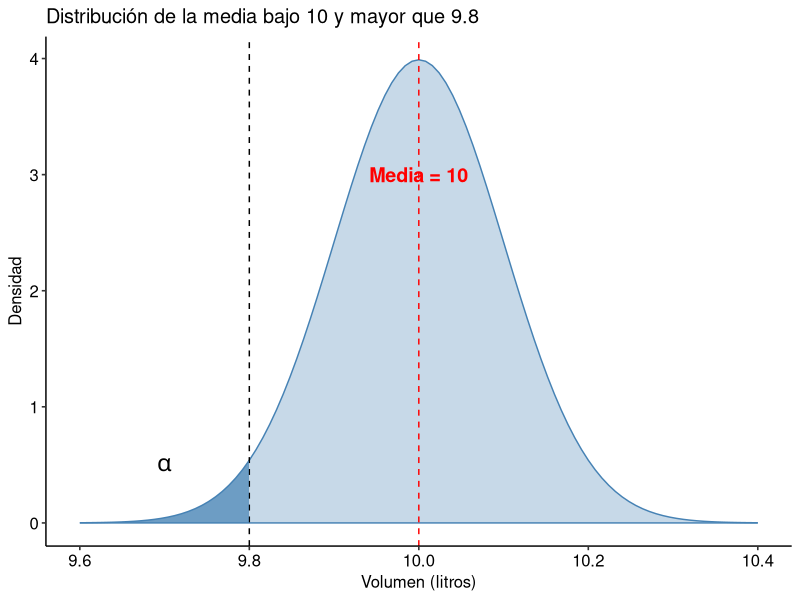

This chart was generated by the following R code: (Note: this script raises an error after producing the figure.)
## ---- chunk 1

library(tidyr)
library(dplyr)
library(ggplot2)
library(gridExtra)
library(ggpubr)
## ---- chunk 2

desv_est <- 1

media <- 10

muestra_total <- 100

muestra1 <- 50 # maquina antigua

muestra2 <- 50 # maquina moderna
## ---- chunk 3
# VOLUMEN MEDIO <= 10
# media < 9,8 -> RECHAZA H0
# ---------------------------------------
# 1.-  calcular la probabilidad de cometer un error tipo I
# 2.-  rechazar la hipótesis nula (H0: mu = 10) cuando en realidad es verdadera.
# 3.-  rechazar H0 si la media muestral es menor a 9.8 litros.
# 4.-  Graficar
# ---------------------------------------
# Parámetros:
# Error estándar
se1 <- desv_est / sqrt(muestra_total)
# Punto de corte para rechazar H0
corte <- 9.8

# ---------------------------------------
# PROBABILIDAD
# ---------------------------------------
# probabilidad acumulada hasta 9.8
# Cálculo de la probabilidad de error tipo I
prob_error_tipo_I <- pnorm(corte, mean = media, sd = se1, lower.tail = TRUE)
cat("LA PROBABILIDAD DE COMETER UN ERROR DEL TIPO I ES: \n")
prob_error_tipo_I
# ---------------------------------------
# GRÁFICO
# ---------------------------------------
# medias de la muestra para graficar (±4 errores estándar es decir que se1 vea aprox 99% del grafico)
# Valores para el gráfico
g_x_limites <- media + c(-4, 4) * se1

# Gráfico base
g <- ggplot() + xlim(g_x_limites) + 
  labs(x = "Volumen (litros)", y = "Densidad",
       title = "Distribución de la media bajo 10 y mayor que 9.8") + 
  theme_pubr()

# Distribución bajo H0 (media = 10)
dist_0 <- stat_function(fun = dnorm, geom = "area",
                        args = list(mean = media, sd = se1),
                        colour = "steelblue", fill = "steelblue", alpha = 0.3)

# Agregar líneas de referencia
g1 <- g + dist_0 +
  geom_vline(xintercept = media, colour = "red", linetype = "dashed") +
  geom_vline(xintercept = corte, colour = "black", linetype = "dashed")

# Colorear la región de rechazo de H0 (error tipo I)
g2 <- g1 + 
  stat_function(fun = dnorm, geom = "area",
                args = list(mean = media, sd = se1),
                xlim = c(g_x_limites[1], corte),
                fill = "steelblue", alpha = 0.7)

# Etiquetas para alfa
g3 <- g2 + 
  annotate("text", x = media, y = 3, 
           label = "Media = 10", color = "red", size = 5, fontface = "bold") +
  annotate("text", x = corte - 0.1, y = 0.5, 
           label = expression(alpha), parse = TRUE, color = "black", size = 6)

# Mostrar el gráfico
print(g3)
## ---- chunk 4

# PROB ERROR TIPO 2
n <- 50
d2 <- (9.85-media)/desv_est  # (media de muestra - media teorica) / desv. est.

resultado2 <- pwr.t.test(d=d2, n = n, sig.level = prob_error_tipo_I, type = "two.sample", alternative = "two.sided")
resultado2

beta <- 1 - resultado2$power
cat("EL VALOR BETA ES:\n")
beta

## ---- chunk 5
# Error estándar
se2 <- desv_est / sqrt(n)

# Valores críticos de la hipótesis nula
z_critico_inferior <- qnorm(prob_error_tipo_I/2, mean = media, sd = se2, lower.tail = TRUE)
z_critico_superior <- qnorm(prob_error_tipo_I/2, mean = media, sd = se2, lower.tail = FALSE)

# Gráfico base
g_x_limites <- media + c(-6.9, 5) * se2
g <- ggplot() + xlim(g_x_limites) + 
  labs(x = "Volumen (litros)", y = "Densidad",
       title = "Distribución muestral de las medias") + 
  theme_pubr()

# Distribución bajo H0 (media = 10)
dist_0 <- stat_function(fun = dnorm, geom = "area",
                        args = list(mean = media, sd = se2),
                        colour = "steelblue", fill = "steelblue", alpha = 0.1)

# Distribución bajo la media real (media = 9.85)
dist_v <- stat_function(fun = dnorm, geom = "area",
                        args = list(mean = 9.85, sd = se2),
                        colour = "red", fill = "red", alpha = 0.1)

# Agregar líneas de referencia
g1 <- g + dist_0 + dist_v +
  geom_vline(xintercept = media, colour = "steelblue") +
  geom_vline(xintercept = 9.85, colour = "red")

# Colorear las regiones de rechazo de H0
g2 <- g1 + 
  stat_function(fun = dnorm, geom = "area",
                args = list(mean = media, sd = se2),
                xlim = c(g_x_limites[1], z_critico_inferior),
                fill = "steelblue", alpha = 0.6) +
  stat_function(fun = dnorm, geom = "area",
                args = list(mean = media, sd = se2),
                xlim = c(z_critico_superior, g_x_limites[2]),
                fill = "steelblue", alpha = 0.6)

# Agregar la región correspondiente a beta (error tipo II)
g3 <- g2 + 
  stat_function(fun = dnorm, geom = "area",
                args = list(mean = 9.85, sd = se2),
                xlim = c(z_critico_inferior, z_critico_superior),
                fill = "green", alpha = 0.4)

# Etiquetas corregidas con parse = TRUE
g3 <- g3 + 
  annotate("text", x = 9.85, y = 0.15, 
           label = expression(beta), parse = TRUE, color = "brown", size = 5, fontface = "bold") +
  annotate("text", x = media + 0.2, y = 0.15, 
           label = expression(1 - beta), parse = TRUE, color = "steelblue", size = 5, fontface = "bold")+
    annotate("text", x = z_critico_inferior - 0.05, y = 0.1, 
           label = expression(alpha/2), parse = TRUE, color = "black", size = 5) +
  annotate("text", x = z_critico_superior + 0.05, y = 0.1, 
           label = expression(alpha/2), parse = TRUE, color = "black", size = 5)

print(g3)
## ---- chunk 6
# RANGO DE VOLUMEN MEDIO = [9,5;10]

# Definir tamaños del efecto
medias_verdaderas <- seq(9.5,10, 0.01)
deltas <- medias_verdaderas - media
deltas_normalizados <- deltas / desv_est

# Definir funcion para calcular el poder de la prueba Z bilat eral y aplicar a los tamaños del efecto.

# Por utlización de la función norm, el valor n será la muestra total que es 100 por parte del enunciado.

f_pzb <- function (x) pwr.norm.test(x, n = muestra_total, sig.level = prob_error_tipo_I,
                                      alternative = "two.sided" )[["power"]]

poder_bilat <- sapply (deltas_normalizados, f_pzb)

# Graficar estas curvas

datos_anchos <- data.frame(deltas, poder_bilat)
datos_largos <- datos_anchos |>
  pivot_longer(-deltas, values_to = "Poder")


g3 <- ggline(datos_largos, x = "deltas", y = "Poder",
              color =  "steelblue1",
              plot_type = "l", numeric.x.axis = TRUE)

g3 <- g3 + labs(x = "Delta [s]")
g3 <- g3 + labs(title = "Relacion entre poder y tamaño del efecto")
print (g3)

## ---- chunk 7
# n?
media_verdadera <- 9.85
media_teo <- 10
sigma <- 1
poder <- 0.75
alfa <- 0.05
d <- (media_verdadera - media_teo)/sigma
potencia <- pwr.norm.test(d = d, sig.level = alfa, power = poder, alternative = "two.sided")

print(potencia)
## ---- chunk 8
#Pregunta 5

#n?
p1 <- 0.90  # proporción maquina antigua
p2 <- 0.96  # proporción maquina nueva
alfa <- 0.05 
poder <- 0.75

# h de Cohen
h <- ES.h(p1, p2)

# diferencia de dos proporciones
proporcion <- pwr.2p.test(h = h, sig.level = alfa, power = poder, alternative = "two.sided")

print(proporcion)
